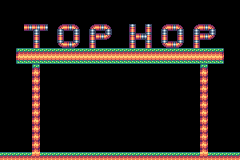

Tiled map render using the project's own tile images. Description and the map definition, with tile-layer contents summarised, below:
An orthogonal 30x20 tile map with 8x8 px tiles, 2 tile layers (Kachelebene 1, Kachelebene 2).

<map version="1.2" tiledversion="1.2.4" orientation="orthogonal" renderorder="right-down" width="30" height="20" tilewidth="8" tileheight="8" infinite="0" nextlayerid="3" nextobjectid="1">
 <tileset firstgid="1" name="world" tilewidth="8" tileheight="8" tilecount="64" columns="8">
  <image source="../images/world.png" width="64" height="64" />
 </tileset>
 <layer id="1" name="Kachelebene 1" width="30" height="20">
  <data>[600 cells, 148 non-empty, 19 distinct tile ids]</data>
 </layer>
 <layer id="2" name="Kachelebene 2" width="30" height="20">
  <data>[600 cells, 0 non-empty, 0 distinct tile ids]</data>
 </layer>
</map>